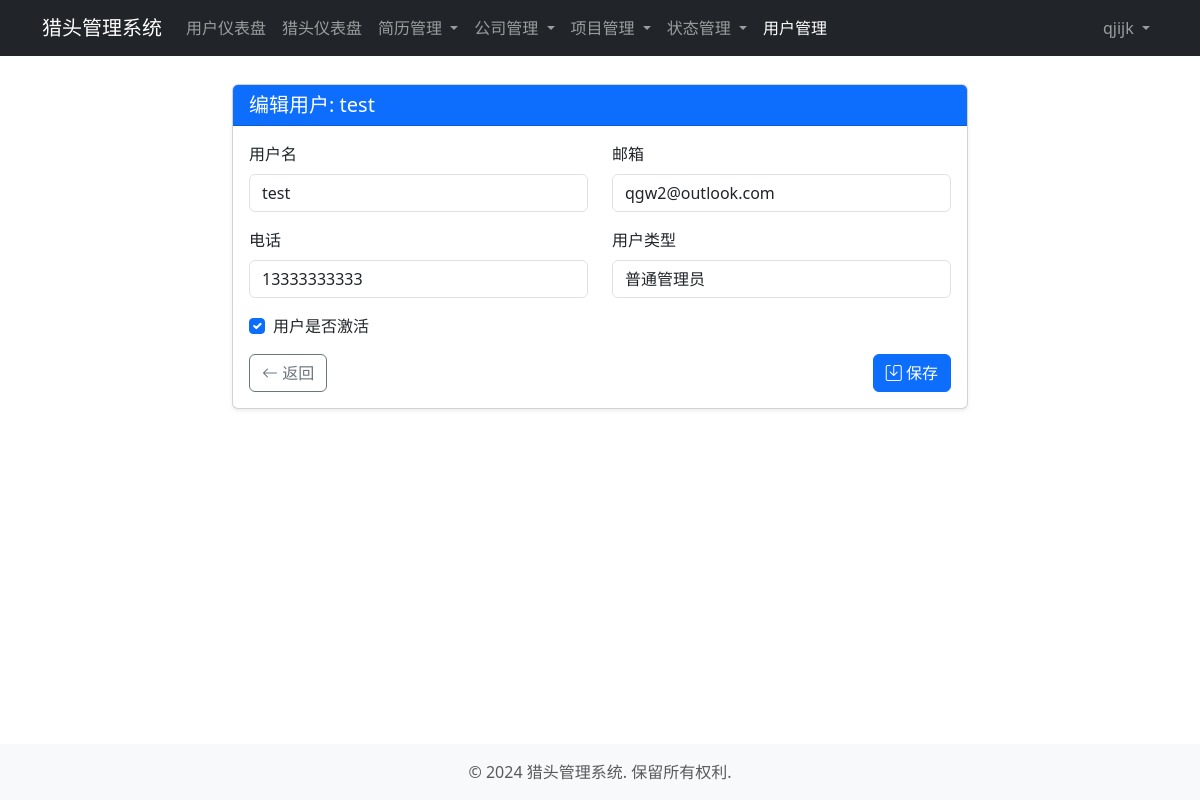
The page /accounts/users/2/update/ (signed in) on the database its author committed.
### accounts/models.py (models this page shows, shortened)
class User(AbstractUser):
    SYSTEM_ADMIN = 'system_admin'  # 系统管理员
    ADMIN = 'admin'  # 普通管理员
    NORMAL_USER = 'normal_user'  # 普通用户
    USER_TYPE_CHOICES = [
        (SYSTEM_ADMIN, '系统管理员'),
        (ADMIN, '普通管理员'),
        (NORMAL_USER, '普通用户'),
    ]
    email = models.EmailField(unique=True, verbose_name='邮箱')
    username = models.CharField(max_length=50, unique=True, verbose_name='用户名')
    user_type = models.CharField(
        max_length=20,
        choices=USER_TYPE_CHOICES,
        default=NORMAL_USER,
        verbose_name='用户类型'
    )
    phone = models.CharField(max_length=15, blank=True, null=True, verbose_name='电话')
    is_active = models.BooleanField(default=True, verbose_name='是否激活')
    date_joined = models.DateTimeField(auto_now_add=True, verbose_name='注册时间')
    objects = UserManager()
    USERNAME_FIELD = 'email'
    REQUIRED_FIELDS = ['username']
    class Meta:
        verbose_name = '用户'
        verbose_name_plural = verbose_name
        ordering = ['-date_joined']
    @property
    def is_system_admin(self):
        return self.user_type == self.SYSTEM_ADMIN

### accounts/views.py (the view)
# urls.py: path('users/<int:pk>/update/', views.user_update, name='user_update'),
@system_admin_required
def user_update(request, pk):
    user = get_object_or_404(User, pk=pk)
    if request.method == 'POST':
        form = UserUpdateForm(request.POST, instance=user)
        if form.is_valid():
            form.save()
            messages.success(request, '用户更新成功')
            return redirect('user_list')
    else:
        form = UserUpdateForm(instance=user)
    return render(request, 'accounts/user_form.html', {'form': form, 'title': f'编辑用户: {user.username}'})

### accounts/forms.py
class UserUpdateForm(forms.ModelForm):
    class Meta:
        model = User
        fields = ('email', 'username', 'user_type', 'phone', 'is_active')
        widgets = {
            'email': forms.EmailInput(attrs={'class': 'form-control'}),
            'username': forms.TextInput(attrs={'class': 'form-control'}),
            'user_type': forms.Select(attrs={'class': 'form-control'}),
            'phone': forms.TextInput(attrs={'class': 'form-control'}),
            'is_active': forms.CheckboxInput(attrs={'class': 'form-check-input'}),
        }
    def __init__(self, *args, **kwargs):
        exclude_type = kwargs.pop('exclude_type', False)
        super().__init__(*args, **kwargs)
        if exclude_type:
            self.fields.pop('user_type')
            self.fields.pop('is_active')

### templates/accounts/user_form.html (shortened to what this page needs)
{% extends 'base/base.html' %}
{% block content %}
<div class="row">
    <div class="col-md-8 mx-auto">
        <div class="card shadow-sm">
            <div class="card-header bg-primary text-white">
                <h5 class="card-title mb-0">{{ title }}</h5>
            </div>
            <div class="card-body">
                <form method="post" novalidate>
                    <div class="row">
                        <div class="col-md-6 mb-3">
                            <label for="{{ form.username.id_for_label }}" class="form-label">用户名</label>
                            {{ form.username }}
                        </div>
                        <div class="col-md-6 mb-3">
                            <label for="{{ form.email.id_for_label }}" class="form-label">邮箱</label>
                            {{ form.email }}
                        </div>
                    </div>
                    <div class="row">
                        <div class="col-md-6 mb-3">
                            <label for="{{ form.phone.id_for_label }}" class="form-label">电话</label>
                            {{ form.phone }}
                        </div>
                        <div class="col-md-6 mb-3">
                            <label for="{{ form.user_type.id_for_label }}" class="form-label">用户类型</label>
                            {{ form.user_type }}
                        </div>
                    </div>
                    {% if 'is_active' in form.fields %}
                    <div class="mb-3 form-check">
                        {{ form.is_active }}
                        <label class="form-check-label" for="{{ form.is_active.id_for_label }}">
                            用户是否激活
                        </label>
                    </div>
                    {% endif %}
                    <div class="d-flex justify-content-between">
                        <a href="{% url 'user_list' %}" class="btn btn-outline-secondary">
                            <i class="bi bi-arrow-left"></i> 返回
                        </a>
                        <button type="submit" class="btn btn-primary">
                            <i class="bi bi-save"></i> 保存
                        </button>
                    </div>
                </form>
            </div>
        </div>
    </div>
</div>
{% endblock %}
{% block extra_css %}
<link rel="stylesheet" href="https://cdn.jsdelivr.net/npm/bootstrap-icons@1.10.0/font/bootstrap-icons.css">
{% endblock %}

### templates/base/navbar.html (shortened to what this page needs)
<nav class="navbar navbar-expand-lg navbar-dark bg-dark fixed-top">
    <div class="container">
        <a class="navbar-brand" href="{% url 'dashboard' %}">猎头管理系统</a>
        <div class="collapse navbar-collapse" id="navbarNav">
            {% if user.is_authenticated %}
            <ul class="navbar-nav me-auto">
                <li class="nav-item">
                    <a class="nav-link {% if request.path == '/accounts/dashboard/' %}active{% endif %}" href="{% url 'dashboard' %}">用户仪表盘</a>
                </li>
                <li class="nav-item">
                    <a class="nav-link {% if request.path == '/headhunting/dashboard/' %}active{% endif %}" href="{% url 'hr_dashboard' %}">猎头仪表盘</a>
                </li>
                <li class="nav-item dropdown">
                    <a class="nav-link dropdown-toggle {% if '/headhunting/resumes/' in request.path %}active{% endif %}" href="#" role="button" data-bs-toggle="dropdown" aria-expanded="false">
                        简历管理
                    </a>
                </li>
                {% if user.is_system_admin or user.is_admin %}
                <li class="nav-item dropdown">
                    <a class="nav-link dropdown-toggle {% if '/headhunting/companies/' in request.path %}active{% endif %}" href="#" role="button" data-bs-toggle="dropdown" aria-expanded="false">
                        公司管理
                    </a>
                </li>
                <li class="nav-item dropdown">
                    <a class="nav-link dropdown-toggle {% if '/headhunting/projects/' in request.path %}active{% endif %}" href="#" role="button" data-bs-toggle="dropdown" aria-expanded="false">
                        项目管理
                    </a>
                </li>
                <li class="nav-item dropdown">
                    <a class="nav-link dropdown-toggle {% if 'status' in request.path %}active{% endif %}" href="#" role="button" data-bs-toggle="dropdown" aria-expanded="false">
                        状态管理
                    </a>
                </li>
                {% endif %}
                {% if user.is_system_admin %}
                <li class="nav-item">
                    <a class="nav-link {% if '/accounts/users/' in request.path %}active{% endif %}" href="{% url 'user_list' %}">用户管理</a>
                </li>
                {% endif %}
            </ul>
            <ul class="navbar-nav ms-auto">
                <li class="nav-item dropdown">
                    <a class="nav-link dropdown-toggle" href="#" id="navbarDropdown" role="button" data-bs-toggle="dropdown" aria-expanded="false">
                        {{ user.username }}
                    </a>
                </li>
            </ul>
            {% endif %}
        </div>
    </div>
</nav>

### templates/base/base.html (style rules this page uses)
body { padding-top: 60px; min-height: 100vh; display: flex; flex-direction: column; }

### rows shown on the page
User: username "qjijk"
User: username "test", email "qgw2@outlook.com", phone "13333333333", user_type "普通管理员", is_active "☑"

### other values the page prints
{{ title }} "编辑用户: test"
